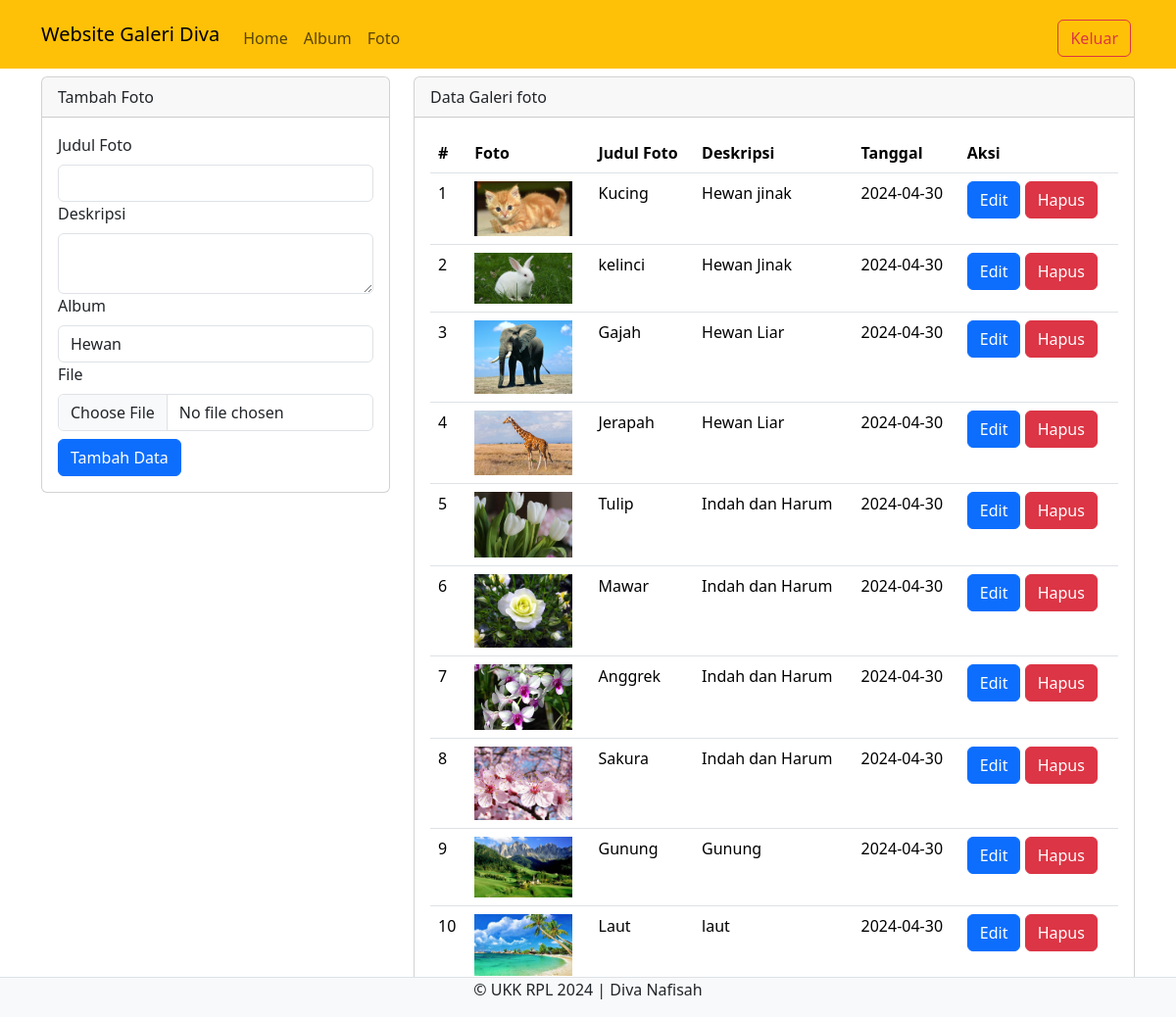
Page /ukk_divanafisah/admin/foto.php (signed in) on the committed database.
### tables this page shows
CREATE TABLE `foto` (
  `fotoid` int(11) NOT NULL,
  `judulfoto` varchar(255) NOT NULL,
  `deskripsifoto` text NOT NULL,
  `tanggalunggah` date NOT NULL,
  `lokasifile` varchar(255) NOT NULL,
  `albumid` int(11) NOT NULL,
  `userid` int(11) NOT NULL
);

### ukk_divanafisah/admin/foto.php (the view, shortened to what this page needs)
<?php
include '../config/koneksi.php';
 ?>
<!DOCTYPE html>
<html>
<head>
	<link rel="stylesheet" type="text/css" href="../assets/css/bootstrap.min.css">
</head>
<body>
<nav class="navbar navbar-expand-lg bg-warning">
  <div class="container">
    <a class="navbar-brand" href="index.php">Website Galeri Diva</a>
    <div class="collapse navbar-collapse mt-2" id="navbarNavAltMarkup">
      <div class="navbar-nav me-auto">
        <a href="home.php"class="nav-link">Home</a>
       <a href="album.php"class="nav-link">Album</a>
       <a href="foto.php"class="nav-link">Foto</a>
      </div>
      <a href="../config/aksi_logout.php" class="btn btn-outline-danger m-1">Keluar</a>
    </div>
  </div>
</nav>
<div class="container">
  <div class="row">
    <div class="col-md-4">
      <div class="card mt-2">
        <div class="card-header">Tambah Foto</div>
        <div class="card-body">
          <form action="../config/aksi_foto.php" method="POST" enctype="multipart/form-data">
            <label class="form-label">Judul Foto</label>
            <input type="text" name="judulfoto" class="form-control" required>
            <label class="form-label">Deskripsi</label>
            <textarea class="form-control" name="deskripsifoto" required></textarea>
            <label class="form-label">Album</label>
            <select class="form-control" name="albumid" required>
              <?php
              $userid = $_SESSION['userid'];
              $sql_album = mysqli_query($koneksi, "SELECT * FROM album WHERE userid='$userid'");
              while($data_album = mysqli_fetch_array($sql_album)){ ?>
                <option value="<?php echo $data_album['albumid'] ?>"><?php echo $data_album['namaalbum'] ?></option>
               <?php } ?>
            </select>
            <label class="form-label">File</label>
            <input type="file" class="form-control" name="lokasifile" required>
            <button type="submit" class="btn btn-primary mt-2" name="tambah">Tambah Data</button>
          </form>
        </div>
      </div>
    </div>
    <div class="col-md-8">
      <div class="card mt-2">
        <div class="card-header">Data Galeri foto</div>
        <div class="card-body">
          <table class="table">
            <thead>
              <tr>
                <th>#</th>
                <th>Foto</th>
                <th>Judul Foto</th>
                <th>Deskripsi</th>
                <th>Tanggal</th>
                <th>Aksi</th>
              </tr>
            </thead>
            <tbody>
              <?php
              $no = 1;
              $userid = $_SESSION['userid'];
              $sql = mysqli_query($koneksi, "SELECT * FROM foto WHERE userid = '$userid'");
              while ($data = mysqli_fetch_array($sql)){
               ?>
              <tr>
                <td><?php echo $no++ ?></td>
                <td><img src="../assets/img/<?php echo $data['lokasifile'] ?>" width="100"></td>
                <td><?php echo $data['judulfoto'] ?></td>
                <td><?php echo $data['deskripsifoto'] ?></td>
                <td><?php echo $data['tanggalunggah'] ?></td>
                <td>
<button type="button" class="btn btn-primary" data-bs-toggle="modal" data-bs-target="#edit<?php echo $data['fotoid'] ?>">
  Edit
</button>
<button type="button" class="btn btn-danger" data-bs-toggle="modal" data-bs-target="#hapus<?php echo $data['fotoid'] ?>">
  Hapus
</button>
                </td>
              </tr>
            <?php } ?>
            </tbody>
          </table>
        </div>
      </div>
    </div>
  </div>
</div>
<footer class="d-flex justify-content-center border-top mt-3 bg-light fixed-bottom">
	<p>&copy; UKK RPL 2024 | Diva Nafisah</p>
</footer>
</body>
</html>

### rows in the picture
foto: lokasifile (picture), judulfoto "Kucing", deskripsifoto "Hewan jinak", tanggalunggah "2024-04-30"
foto: lokasifile (picture), judulfoto "kelinci", deskripsifoto "Hewan Jinak", tanggalunggah "2024-04-30"
foto: lokasifile (picture), judulfoto "Gajah", deskripsifoto "Hewan Liar", tanggalunggah "2024-04-30"
foto: lokasifile (picture), judulfoto "Jerapah", deskripsifoto "Hewan Liar", tanggalunggah "2024-04-30"
foto: lokasifile (picture), judulfoto "Tulip", deskripsifoto "Indah dan Harum", tanggalunggah "2024-04-30"
foto: lokasifile (picture), judulfoto "Mawar", deskripsifoto "Indah dan Harum", tanggalunggah "2024-04-30"
foto: lokasifile (picture), judulfoto "Anggrek", deskripsifoto "Indah dan Harum", tanggalunggah "2024-04-30"
foto: lokasifile (picture), judulfoto "Sakura", deskripsifoto "Indah dan Harum", tanggalunggah "2024-04-30"
foto: lokasifile (picture), judulfoto "Gunung", deskripsifoto "Gunung", tanggalunggah "2024-04-30"
foto: lokasifile (picture), judulfoto "Laut", deskripsifoto "laut", tanggalunggah "2024-04-30"

### other values in the picture
form field albumid "Hewan"
